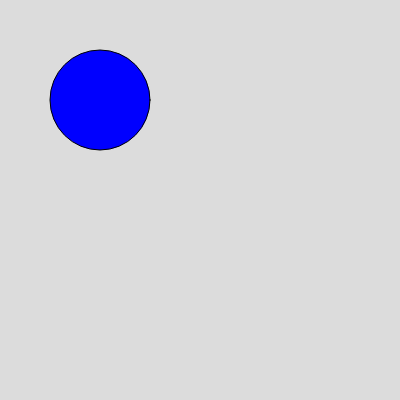
Frame 1 (no input)
Frame 60 (no input): identical to frame 1, image omitted
Frame 120 (the mouse pressed at the canvas centre since frame 60): identical to frame 1, image omitted

The p5.js sketch that drew this single still picture (run headless with seeded random() and noise() and a simulated clock; from frame 60 on, the mouse is pressed at the canvas centre):

// p5.js sketch
// ── sketch.js
function setup() {
  createCanvas(400, 400);
}

function draw() {
  background(220);

  // == means is equal to
  // != means NOT equal to
  // < means less than
  // > greater than
  // <= less than or equal to
  // >= greater than or equal to

  if (mouseX > 200) {
    fill("red");
    rect(100, 100, 100);
  } else {
    fill("blue");
    ellipse(100, 100, 100);
  }
}
